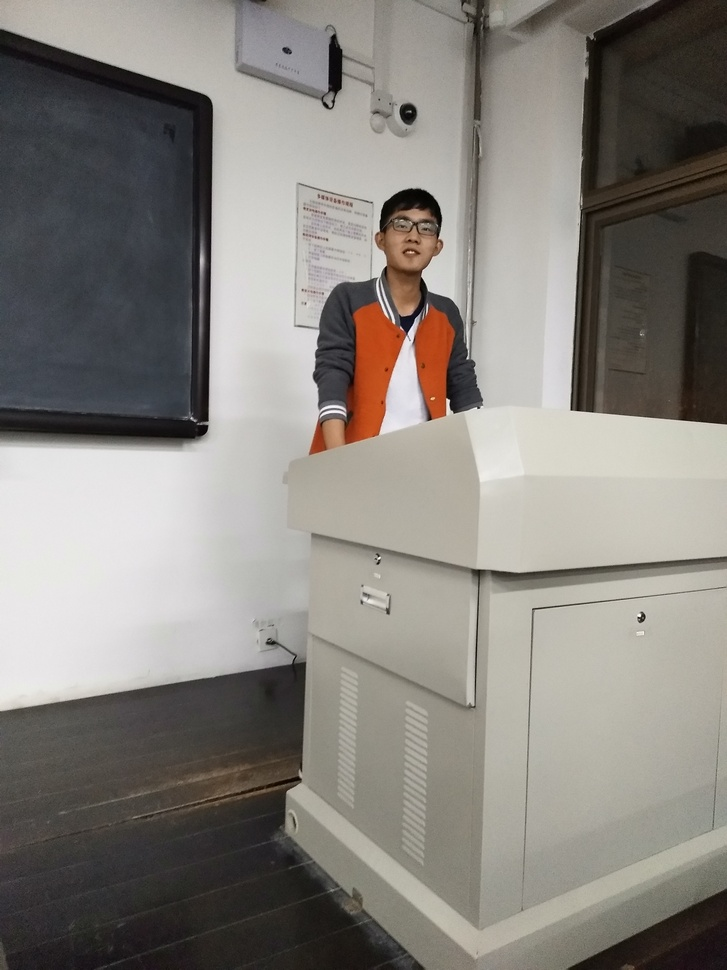
#> input picture 机器学习/1.jpg, 727 x 970 px, shrunk from 3456 x 4608 before the run
$ python on1.py
#> lines starting #> are read from the running program, lines starting #| are printed output that depends on the picture
# [9 lines of commented-out code are left out]
import numpy as np
from skimage.feature import corner_harris, corner_peaks
from skimage.color import rgb2gray
import matplotlib.pyplot as plt
import skimage.io as io
from skimage.exposure import equalize_hist
def show_corners(corners, image):
    fig = plt.figure()
    plt.gray()
    plt.imshow(image)
    y_corner, x_corner = zip(*corners)
    plt.plot(x_corner, y_corner, 'or')
    plt.xlim(0, image.shape[1])
    plt.ylim(image.shape[0], 0)
    fig.set_size_inches(np.array(fig.get_size_inches()) * 1.5)
    plt.show()
mandrill = io.imread('1.jpg')
#> mandrill is the input picture: shape (970, 727, 3); mean R, G, B 134.7, 130.6, 124.9
mandrill = equalize_hist(rgb2gray(mandrill))
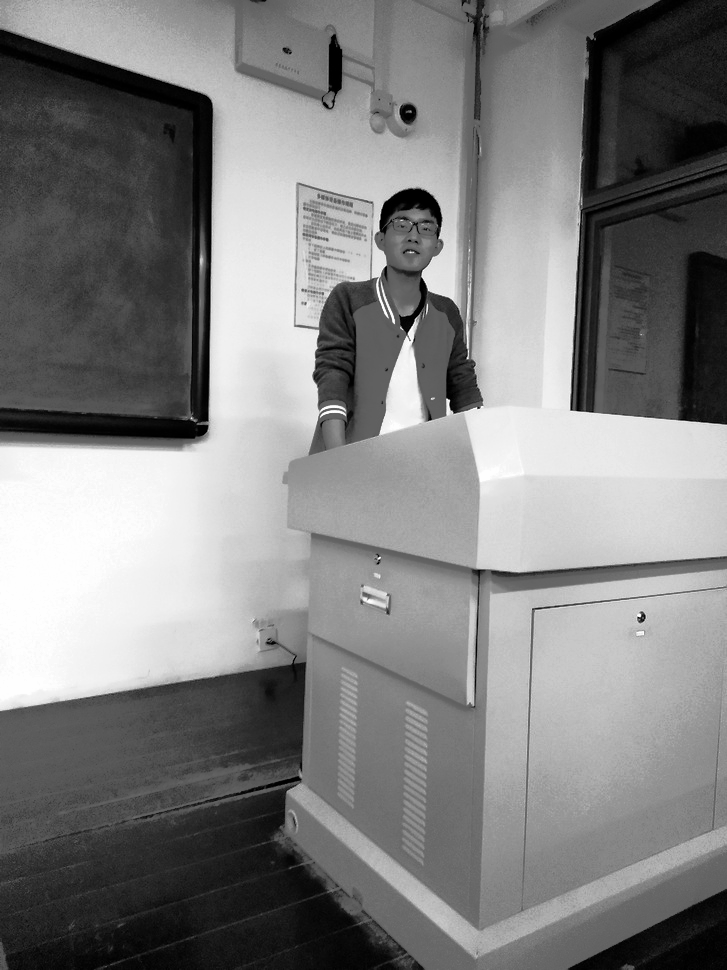
#> mandrill: shape (970, 727) float64; min 1.56e-05, max 1, mean 0.503
corners = corner_peaks(corner_harris(mandrill), min_distance=2)
#> corners = 12130 pairs, first value 2 to 967, second value 2 to 724
show_corners(corners, mandrill)
#> in show_corners, `y_corner, x_corner = zip(*corners)`: y_corner = 12130 values, max 967 at index 149, min 2 at index 393, mean 480.2; x_corner = 12130 values, max 724 at index 279, min 2 at index 753, mean 363.2
#> in show_corners, `plt.show()`:
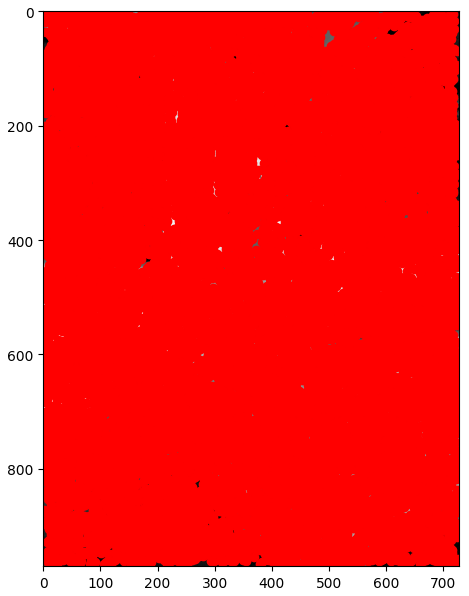
#> figure drawn by matplotlib, 1 panel
